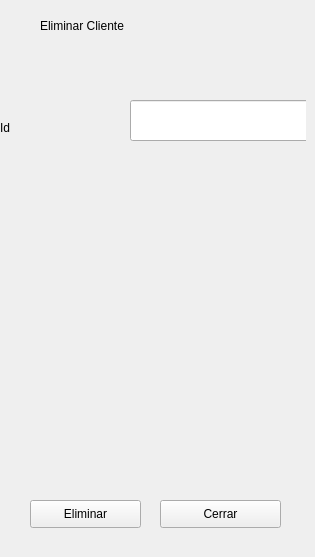
               <widget class="QWidget" name="eliminarC">
                <widget class="QWidget" name="widget_16" native="true">
                 <property name="geometry">
                  <rect>
                   <x>0</x>
                   <y>10</y>
                   <width>306</width>
                   <height>538</height>
                  </rect>
                 </property>
                 <widget class="QLineEdit" name="lineEdit_70">
                  <property name="geometry">
                   <rect>
                    <x>130</x>
                    <y>90</y>
                    <width>181</width>
                    <height>41</height>
                   </rect>
                  </property>
                 </widget>
                 <widget class="QLabel" name="label_84">
                  <property name="geometry">
                   <rect>
                    <x>40</x>
                    <y>0</y>
                    <width>241</width>
                    <height>31</height>
                   </rect>
                  </property>
                  <property name="text">
                   <string>Eliminar Cliente</string>
                  </property>
                 </widget>
                 <widget class="QLabel" name="label_85">
                  <property name="geometry">
                   <rect>
                    <x>0</x>
                    <y>110</y>
                    <width>55</width>
                    <height>16</height>
                   </rect>
                  </property>
                  <property name="text">
                   <string>Id</string>
                  </property>
                 </widget>
                 <widget class="QPushButton" name="pushButton_27">
                  <property name="geometry">
                   <rect>
                    <x>30</x>
                    <y>490</y>
                    <width>111</width>
                    <height>28</height>
                   </rect>
                  </property>
                  <property name="text">
                   <string>Eliminar</string>
                  </property>
                  <property name="icon">
                   <iconset>
                    <normaloff>img/basura.png</normaloff>img/basura.png</iconset>
                  </property>
                  <property name="iconSize">
                   <size>
                    <width>28</width>
                    <height>28</height>
                   </size>
                  </property>
                 </widget>
                 <widget class="QPushButton" name="pushButton_28">
                  <property name="geometry">
                   <rect>
                    <x>160</x>
                    <y>490</y>
                    <width>121</width>
                    <height>28</height>
                   </rect>
                  </property>
                  <property name="text">
                   <string>Cerrar</string>
                  </property>
                  <property name="icon">
                   <iconset>
                    <normaloff>img/cancelar.png</normaloff>img/cancelar.png</iconset>
                  </property>
                  <property name="iconSize">
                   <size>
                    <width>28</width>
                    <height>28</height>
                   </size>
                  </property>
                 </widget>
                </widget>
               </widget>
